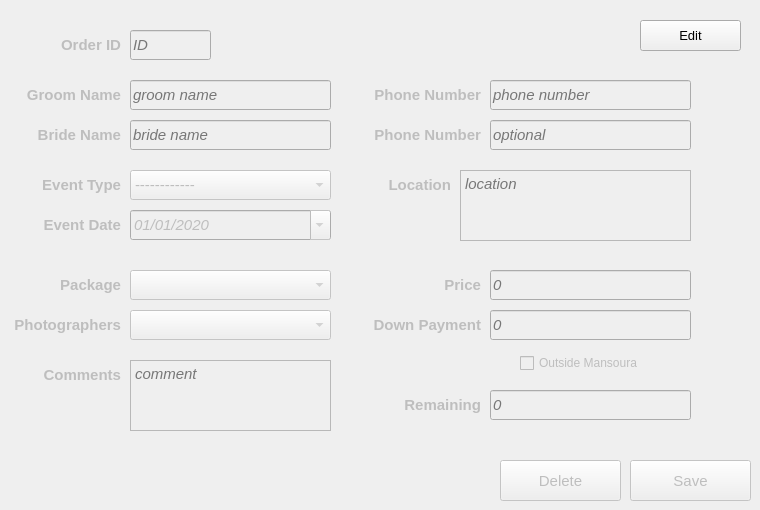
      <widget class="QWidget" name="tab_11">
       <attribute name="title">
        <string>edit</string>
       </attribute>
       <widget class="QLabel" name="label_50">
        <property name="enabled">
         <bool>false</bool>
        </property>
        <property name="geometry">
         <rect>
          <x>370</x>
          <y>310</y>
          <width>111</width>
          <height>30</height>
         </rect>
        </property>
        <property name="font">
         <font>
          <family>Segoe UI</family>
          <pointsize>11</pointsize>
          <weight>75</weight>
          <bold>true</bold>
         </font>
        </property>
        <property name="text">
         <string>Down Payment</string>
        </property>
        <property name="alignment">
         <set>Qt::AlignRight|Qt::AlignTrailing|Qt::AlignVCenter</set>
        </property>
       </widget>
       <widget class="QComboBox" name="comboBox_photographers_3">
        <property name="enabled">
         <bool>false</bool>
        </property>
        <property name="geometry">
         <rect>
          <x>130</x>
          <y>310</y>
          <width>201</width>
          <height>30</height>
         </rect>
        </property>
        <property name="font">
         <font>
          <pointsize>11</pointsize>
          <italic>true</italic>
         </font>
        </property>
       </widget>
       <widget class="QLabel" name="label_51">
        <property name="enabled">
         <bool>false</bool>
        </property>
        <property name="geometry">
         <rect>
          <x>340</x>
          <y>120</y>
          <width>141</width>
          <height>30</height>
         </rect>
        </property>
        <property name="font">
         <font>
          <family>Segoe UI</family>
          <pointsize>11</pointsize>
          <weight>75</weight>
          <bold>true</bold>
         </font>
        </property>
        <property name="text">
         <string>Phone Number</string>
        </property>
        <property name="alignment">
         <set>Qt::AlignRight|Qt::AlignTrailing|Qt::AlignVCenter</set>
        </property>
       </widget>
       <widget class="QLabel" name="label_52">
        <property name="enabled">
         <bool>false</bool>
        </property>
        <property name="geometry">
         <rect>
          <x>370</x>
          <y>80</y>
          <width>111</width>
          <height>30</height>
         </rect>
        </property>
        <property name="font">
         <font>
          <family>Segoe UI</family>
          <pointsize>11</pointsize>
          <weight>75</weight>
          <bold>true</bold>
         </font>
        </property>
        <property name="text">
         <string>Phone Number</string>
        </property>
        <property name="alignment">
         <set>Qt::AlignRight|Qt::AlignTrailing|Qt::AlignVCenter</set>
        </property>
       </widget>
       <widget class="QLineEdit" name="lineEdit_26">
        <property name="enabled">
         <bool>false</bool>
        </property>
        <property name="geometry">
         <rect>
          <x>490</x>
          <y>120</y>
          <width>201</width>
          <height>30</height>
         </rect>
        </property>
        <property name="font">
         <font>
          <pointsize>11</pointsize>
          <italic>true</italic>
         </font>
        </property>
        <property name="text">
         <string/>
        </property>
        <property name="placeholderText">
         <string>optional</string>
        </property>
       </widget>
       <widget class="QLabel" name="label_53">
        <property name="enabled">
         <bool>false</bool>
        </property>
        <property name="geometry">
         <rect>
          <x>10</x>
          <y>170</y>
          <width>111</width>
          <height>30</height>
         </rect>
        </property>
        <property name="font">
         <font>
          <family>Segoe UI</family>
          <pointsize>11</pointsize>
          <weight>75</weight>
          <bold>true</bold>
         </font>
        </property>
        <property name="text">
         <string>Event Type</string>
        </property>
        <property name="alignment">
         <set>Qt::AlignRight|Qt::AlignTrailing|Qt::AlignVCenter</set>
        </property>
       </widget>
       <widget class="QLabel" name="label_54">
        <property name="enabled">
         <bool>false</bool>
        </property>
        <property name="geometry">
         <rect>
          <x>10</x>
          <y>270</y>
          <width>111</width>
          <height>30</height>
         </rect>
        </property>
        <property name="font">
         <font>
          <family>Segoe UI</family>
          <pointsize>11</pointsize>
          <weight>75</weight>
          <bold>true</bold>
         </font>
        </property>
        <property name="text">
         <string>Package</string>
        </property>
        <property name="alignment">
         <set>Qt::AlignRight|Qt::AlignTrailing|Qt::AlignVCenter</set>
        </property>
       </widget>
       <widget class="QLineEdit" name="lineEdit_27">
        <property name="enabled">
         <bool>false</bool>
        </property>
        <property name="geometry">
         <rect>
          <x>490</x>
          <y>80</y>
          <width>201</width>
          <height>30</height>
         </rect>
        </property>
        <property name="font">
         <font>
          <pointsize>11</pointsize>
          <italic>true</italic>
         </font>
        </property>
        <property name="placeholderText">
         <string>phone number</string>
        </property>
       </widget>
       <widget class="QLineEdit" name="lineEdit_28">
        <property name="enabled">
         <bool>false</bool>
        </property>
        <property name="geometry">
         <rect>
          <x>490</x>
          <y>310</y>
          <width>201</width>
          <height>30</height>
         </rect>
        </property>
        <property name="font">
         <font>
          <pointsize>11</pointsize>
          <italic>true</italic>
         </font>
        </property>
        <property name="text">
         <string/>
        </property>
        <property name="placeholderText">
         <string>0</string>
        </property>
       </widget>
       <widget class="QComboBox" name="comboBox_packages_3">
        <property name="enabled">
         <bool>false</bool>
        </property>
        <property name="geometry">
         <rect>
          <x>130</x>
          <y>270</y>
          <width>201</width>
          <height>30</height>
         </rect>
        </property>
        <property name="font">
         <font>
          <pointsize>11</pointsize>
          <italic>true</italic>
         </font>
        </property>
       </widget>
       <widget class="QTextEdit" name="textEdit_7">
        <property name="enabled">
         <bool>false</bool>
        </property>
        <property name="geometry">
         <rect>
          <x>460</x>
          <y>170</y>
          <width>231</width>
          <height>71</height>
         </rect>
        </property>
        <property name="font">
         <font>
          <pointsize>11</pointsize>
          <italic>true</italic>
         </font>
        </property>
        <property name="placeholderText">
         <string>location</string>
        </property>
       </widget>
       <widget class="QLineEdit" name="lineEdit_30">
        <property name="enabled">
         <bool>false</bool>
        </property>
        <property name="geometry">
         <rect>
          <x>130</x>
          <y>120</y>
          <width>201</width>
          <height>30</height>
         </rect>
        </property>
        <property name="font">
         <font>
          <pointsize>11</pointsize>
          <italic>true</italic>
         </font>
        </property>
        <property name="text">
         <string/>
        </property>
        <property name="placeholderText">
         <string>bride name</string>
        </property>
       </widget>
       <widget class="QLabel" name="label_55">
        <property name="enabled">
         <bool>false</bool>
        </property>
        <property name="geometry">
         <rect>
          <x>360</x>
          <y>170</y>
          <width>91</width>
          <height>30</height>
         </rect>
        </property>
        <property name="font">
         <font>
          <family>Segoe UI</family>
          <pointsize>11</pointsize>
          <weight>75</weight>
          <bold>true</bold>
         </font>
        </property>
        <property name="text">
         <string>Location</string>
        </property>
        <property name="alignment">
         <set>Qt::AlignRight|Qt::AlignTrailing|Qt::AlignVCenter</set>
        </property>
       </widget>
       <widget class="QLineEdit" name="lineEdit_31">
        <property name="enabled">
         <bool>false</bool>
        </property>
        <property name="geometry">
         <rect>
          <x>490</x>
          <y>270</y>
          <width>201</width>
          <height>30</height>
         </rect>
        </property>
        <property name="font">
         <font>
          <pointsize>11</pointsize>
          <italic>true</italic>
         </font>
        </property>
        <property name="placeholderText">
         <string>0</string>
        </property>
       </widget>
       <widget class="QLabel" name="label_56">
        <property name="enabled">
         <bool>false</bool>
        </property>
        <property name="geometry">
         <rect>
          <x>10</x>
          <y>310</y>
          <width>111</width>
          <height>30</height>
         </rect>
        </property>
        <property name="font">
         <font>
          <family>Segoe UI</family>
          <pointsize>11</pointsize>
          <weight>75</weight>
          <bold>true</bold>
         </font>
        </property>
        <property name="text">
         <string>Photographers</string>
        </property>
        <property name="alignment">
         <set>Qt::AlignRight|Qt::AlignTrailing|Qt::AlignVCenter</set>
        </property>
       </widget>
       <widget class="QLabel" name="label_57">
        <property name="enabled">
         <bool>false</bool>
        </property>
        <property name="geometry">
         <rect>
          <x>10</x>
          <y>80</y>
          <width>111</width>
          <height>30</height>
         </rect>
        </property>
        <property name="font">
         <font>
          <family>Segoe UI</family>
          <pointsize>11</pointsize>
          <weight>75</weight>
          <bold>true</bold>
         </font>
        </property>
        <property name="text">
         <string>Groom Name</string>
        </property>
        <property name="alignment">
         <set>Qt::AlignRight|Qt::AlignTrailing|Qt::AlignVCenter</set>
        </property>
       </widget>
       <widget class="QLineEdit" name="lineEdit_32">
        <property name="enabled">
         <bool>false</bool>
        </property>
        <property name="geometry">
         <rect>
          <x>130</x>
          <y>80</y>
          <width>201</width>
          <height>30</height>
         </rect>
        </property>
        <property name="font">
         <font>
          <pointsize>11</pointsize>
          <italic>true</italic>
         </font>
        </property>
        <property name="placeholderText">
         <string>groom name</string>
        </property>
       </widget>
       <widget class="QComboBox" name="comboBox_7">
        <property name="enabled">
         <bool>false</bool>
        </property>
        <property name="geometry">
         <rect>
          <x>130</x>
          <y>170</y>
          <width>201</width>
          <height>30</height>
         </rect>
        </property>
        <property name="font">
         <font>
          <pointsize>11</pointsize>
         </font>
        </property>
        <item>
         <property name="text">
          <string>------------</string>
         </property>
        </item>
        <item>
         <property name="text">
          <string>Wedding</string>
         </property>
        </item>
        <item>
         <property name="text">
          <string>Casual</string>
         </property>
        </item>
        <item>
         <property name="text">
          <string>Engagement</string>
         </property>
        </item>
        <item>
         <property name="text">
          <string>others</string>
         </property>
        </item>
       </widget>
       <widget class="QTextEdit" name="textEdit_8">
        <property name="enabled">
         <bool>false</bool>
        </property>
        <property name="geometry">
         <rect>
          <x>130</x>
          <y>360</y>
          <width>201</width>
          <height>71</height>
         </rect>
        </property>
        <property name="font">
         <font>
          <pointsize>11</pointsize>
          <italic>true</italic>
         </font>
        </property>
        <property name="placeholderText">
         <string>comment</string>
        </property>
       </widget>
       <widget class="QLabel" name="label_58">
        <property name="enabled">
         <bool>false</bool>
        </property>
        <property name="geometry">
         <rect>
          <x>30</x>
          <y>360</y>
          <width>91</width>
          <height>30</height>
         </rect>
        </property>
        <property name="font">
         <font>
          <family>Segoe UI</family>
          <pointsize>11</pointsize>
          <weight>75</weight>
          <bold>true</bold>
         </font>
        </property>
        <property name="text">
         <string>Comments</string>
        </property>
        <property name="alignment">
         <set>Qt::AlignRight|Qt::AlignTrailing|Qt::AlignVCenter</set>
        </property>
       </widget>
       <widget class="QLabel" name="label_59">
        <property name="enabled">
         <bool>false</bool>
        </property>
        <property name="geometry">
         <rect>
          <x>10</x>
          <y>120</y>
          <width>111</width>
          <height>30</height>
         </rect>
        </property>
        <property name="font">
         <font>
          <family>Segoe UI</family>
          <pointsize>11</pointsize>
          <weight>75</weight>
          <bold>true</bold>
         </font>
        </property>
        <property name="text">
         <string>Bride Name</string>
        </property>
        <property name="alignment">
         <set>Qt::AlignRight|Qt::AlignTrailing|Qt::AlignVCenter</set>
        </property>
       </widget>
       <widget class="QLabel" name="label_60">
        <property name="enabled">
         <bool>false</bool>
        </property>
        <property name="geometry">
         <rect>
          <x>370</x>
          <y>270</y>
          <width>111</width>
          <height>30</height>
         </rect>
        </property>
        <property name="font">
         <font>
          <family>Segoe UI</family>
          <pointsize>11</pointsize>
          <weight>75</weight>
          <bold>true</bold>
         </font>
        </property>
        <property name="text">
         <string>Price</string>
        </property>
        <property name="alignment">
         <set>Qt::AlignRight|Qt::AlignTrailing|Qt::AlignVCenter</set>
        </property>
       </widget>
       <widget class="QLabel" name="label_61">
        <property name="enabled">
         <bool>false</bool>
        </property>
        <property name="geometry">
         <rect>
          <x>10</x>
          <y>210</y>
          <width>111</width>
          <height>30</height>
         </rect>
        </property>
        <property name="font">
         <font>
          <family>Segoe UI</family>
          <pointsize>11</pointsize>
          <weight>75</weight>
          <bold>true</bold>
         </font>
        </property>
        <property name="text">
         <string>Event Date</string>
        </property>
        <property name="alignment">
         <set>Qt::AlignRight|Qt::AlignTrailing|Qt::AlignVCenter</set>
        </property>
       </widget>
       <widget class="QPushButton" name="pushButton_20">
        <property name="enabled">
         <bool>false</bool>
        </property>
        <property name="geometry">
         <rect>
          <x>630</x>
          <y>460</y>
          <width>121</width>
          <height>41</height>
         </rect>
        </property>
        <property name="font">
         <font>
          <pointsize>11</pointsize>
          <weight>50</weight>
          <italic>false</italic>
          <bold>false</bold>
         </font>
        </property>
        <property name="text">
         <string>Save</string>
        </property>
       </widget>
       <widget class="QLineEdit" name="lineEdit_33">
        <property name="enabled">
         <bool>false</bool>
        </property>
        <property name="geometry">
         <rect>
          <x>490</x>
          <y>390</y>
          <width>201</width>
          <height>30</height>
         </rect>
        </property>
        <property name="font">
         <font>
          <pointsize>11</pointsize>
          <italic>true</italic>
         </font>
        </property>
        <property name="text">
         <string/>
        </property>
        <property name="placeholderText">
         <string>0</string>
        </property>
       </widget>
       <widget class="QLabel" name="label_62">
        <property name="enabled">
         <bool>false</bool>
        </property>
        <property name="geometry">
         <rect>
          <x>370</x>
          <y>390</y>
          <width>111</width>
          <height>30</height>
         </rect>
        </property>
        <property name="font">
         <font>
          <family>Segoe UI</family>
          <pointsize>11</pointsize>
          <weight>75</weight>
          <bold>true</bold>
         </font>
        </property>
        <property name="text">
         <string>Remaining</string>
        </property>
        <property name="alignment">
         <set>Qt::AlignRight|Qt::AlignTrailing|Qt::AlignVCenter</set>
        </property>
       </widget>
       <widget class="QPushButton" name="pushButton_21">
        <property name="enabled">
         <bool>false</bool>
        </property>
        <property name="geometry">
         <rect>
          <x>500</x>
          <y>460</y>
          <width>121</width>
          <height>41</height>
         </rect>
        </property>
        <property name="font">
         <font>
          <pointsize>11</pointsize>
          <weight>50</weight>
          <italic>false</italic>
          <bold>false</bold>
         </font>
        </property>
        <property name="text">
         <string>Delete</string>
        </property>
       </widget>
       <widget class="QLabel" name="label_63">
        <property name="enabled">
         <bool>false</bool>
        </property>
        <property name="geometry">
         <rect>
          <x>10</x>
          <y>30</y>
          <width>111</width>
          <height>30</height>
         </rect>
        </property>
        <property name="font">
         <font>
          <family>Segoe UI</family>
          <pointsize>11</pointsize>
          <weight>75</weight>
          <bold>true</bold>
         </font>
        </property>
        <property name="text">
         <string>Order ID</string>
        </property>
        <property name="alignment">
         <set>Qt::AlignRight|Qt::AlignTrailing|Qt::AlignVCenter</set>
        </property>
       </widget>
       <widget class="QLineEdit" name="lineEdit_35">
        <property name="enabled">
         <bool>false</bool>
        </property>
        <property name="geometry">
         <rect>
          <x>130</x>
          <y>30</y>
          <width>81</width>
          <height>30</height>
         </rect>
        </property>
        <property name="font">
         <font>
          <pointsize>11</pointsize>
          <italic>true</italic>
         </font>
        </property>
        <property name="placeholderText">
         <string>ID</string>
        </property>
       </widget>
       <widget class="QPushButton" name="pushButton_56">
        <property name="geometry">
         <rect>
          <x>640</x>
          <y>20</y>
          <width>101</width>
          <height>31</height>
         </rect>
        </property>
        <property name="font">
         <font>
          <family>Segoe UI</family>
          <pointsize>10</pointsize>
         </font>
        </property>
        <property name="text">
         <string>Edit</string>
        </property>
       </widget>
       <widget class="QDateEdit" name="dateEdit_12">
        <property name="enabled">
         <bool>false</bool>
        </property>
        <property name="geometry">
         <rect>
          <x>130</x>
          <y>210</y>
          <width>201</width>
          <height>30</height>
         </rect>
        </property>
        <property name="font">
         <font>
          <family>Segoe UI</family>
          <pointsize>11</pointsize>
          <italic>true</italic>
         </font>
        </property>
        <property name="dateTime">
         <datetime>
          <hour>0</hour>
          <minute>0</minute>
          <second>0</second>
          <year>2020</year>
          <month>1</month>
          <day>1</day>
         </datetime>
        </property>
        <property name="displayFormat">
         <string>MM/dd/yyyy</string>
        </property>
        <property name="calendarPopup">
         <bool>true</bool>
        </property>
        <property name="timeSpec">
         <enum>Qt::TimeZone</enum>
        </property>
       </widget>
       <widget class="QCheckBox" name="checkBox_15">
        <property name="enabled">
         <bool>false</bool>
        </property>
        <property name="geometry">
         <rect>
          <x>520</x>
          <y>350</y>
          <width>161</width>
          <height>26</height>
         </rect>
        </property>
        <property name="text">
         <string>Outside Mansoura</string>
        </property>
       </widget>
      </widget>
